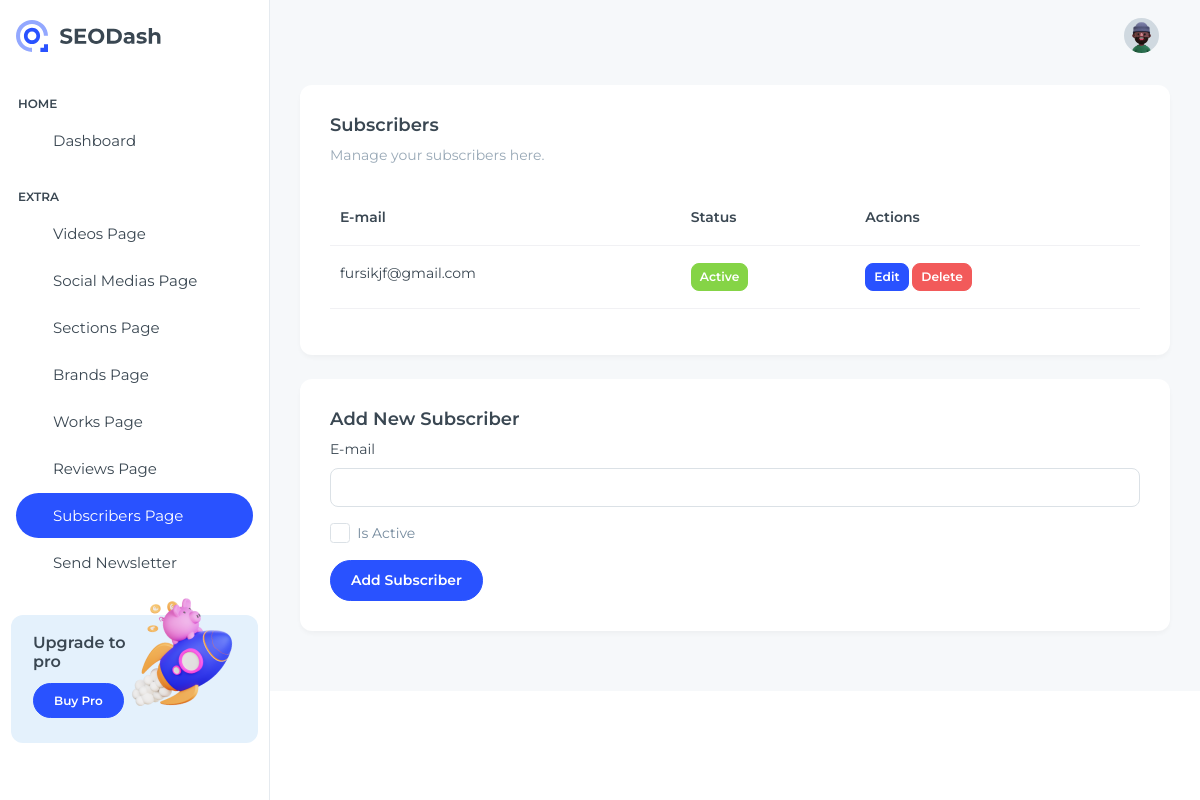
The app's page /dashboard/subscribers/ (signed in), older data.
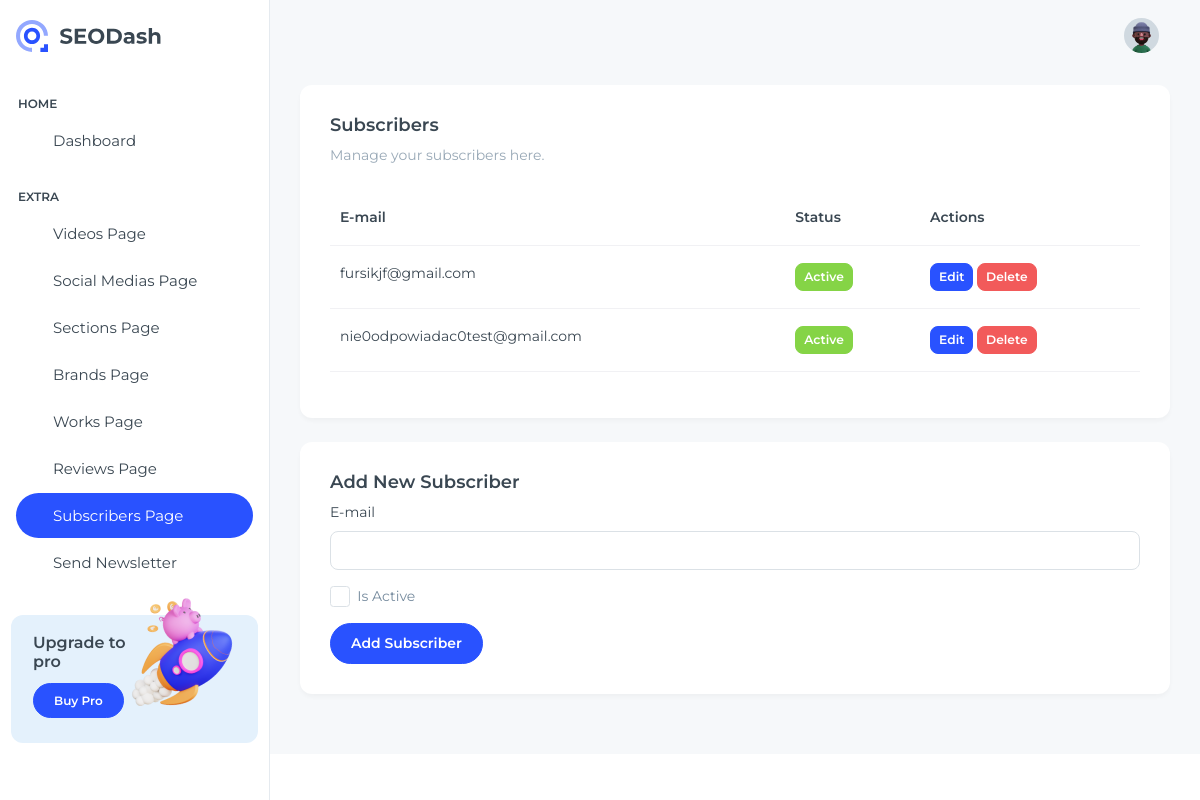
The same page, newer data.
### dashboard/models.py (models this page shows, shortened)
class Subscriber(models.Model):
    id = models.AutoField(primary_key=True)
    is_active = models.BooleanField(default=True)
    email = models.CharField(max_length=50)
    class Meta:
        db_table = "subscribers"
        constraints = [models.UniqueConstraint(fields=['email'], name="unique_subscriber_email")]

### dashboard/views.py (the view)
# urls.py: path("dashboard/subscribers/", views.subscriber_page, name="subscriber-page"),
@login_required
def subscriber_page(request):
    subscribers = Subscriber.objects.all().order_by("email")
    form = SubscriberForm()
    return render(request, "SEODash-main/src/html/subscriber-page.html", {"subscribers": subscribers, "form": form})

### dashboard/views.py (shortened to what this page needs)
class SubscriberForm(forms.ModelForm):
    class Meta:
        model = Subscriber
        fields = ["is_active", "email"]

### dashboard/templates/SEODash-main/src/html/subscriber-page.html (shortened to what this page needs)
{% load static %}
<!DOCTYPE html>
<html lang="en">
  <head>
    <link
      rel="stylesheet"
      href="{% static 'libs/simplebar/dist/simplebar.min.css' %}"
    />
    <link rel="stylesheet" href="{% static 'css/styles.min.css' %}" />
  </head>
  <body>
    <div
      class="page-wrapper"
      id="main-wrapper"
      data-layout="vertical"
      data-navbarbg="skin6"
      data-sidebartype="full"
      data-sidebar-position="fixed"
      data-header-position="fixed"
    >
      <aside class="left-sidebar">
        <div>
          <div
            class="brand-logo d-flex align-items-center justify-content-between"
          >
            <a href="{% url 'dashboard' %}" class="text-nowrap logo-img">
              <img src="{% static 'images/logos/logo-light.svg' %}" alt="" />
            </a>
          </div>
          <nav class="sidebar-nav scroll-sidebar" data-simplebar="">
            <ul id="sidebarnav">
              <li class="nav-small-cap">
                <span class="hide-menu">Home</span>
              </li>
              <li class="sidebar-item">
                <a
                  class="sidebar-link"
                  href="{% url 'dashboard' %}"
                  aria-expanded="false"
                >
                  <span>
                  </span>
                  <span class="hide-menu">Dashboard</span>
                </a>
              </li>
              <li class="nav-small-cap">
                <span class="hide-menu">EXTRA</span>
              </li>
              <li class="sidebar-item">
                <a
                  class="sidebar-link"
                  href="{% url 'videos-page' %}"
                  aria-expanded="false"
                >
                  <span>
                  </span>
                  <span class="hide-menu">Videos Page</span>
                </a>
              </li>
              <li class="sidebar-item">
                <a
                  class="sidebar-link"
                  href="{% url 'social-medias-page' %}"
                  aria-expanded="false"
                >
                  <span>
                  </span>
                  <span class="hide-menu">Social Medias Page</span>
                </a>
              </li>
              <li class="sidebar-item">
                <a
                  class="sidebar-link"
                  href="{% url 'sections-page' %}"
                  aria-expanded="false"
                >
                  <span>
                  </span>
                  <span class="hide-menu">Sections Page</span>
                </a>
              </li>
              <li class="sidebar-item">
                <a
                  class="sidebar-link"
                  href="{% url 'brand-page' %}"
                  aria-expanded="false"
                >
                  <span>
                  </span>
                  <span class="hide-menu">Brands Page</span>
                </a>
              </li>
              <li class="sidebar-item">
                <a
                  class="sidebar-link"
                  href="{% url 'work-page' %}"
                  aria-expanded="false"
                >
                  <span>
                  </span>
                  <span class="hide-menu">Works Page</span>
                </a>
              </li>
               <li class="sidebar-item">
                <a
                  class="sidebar-link"
                  href="{% url 'review-page' %}"
                  aria-expanded="false"
                >
                  <span>
                  </span>
                  <span class="hide-menu">Reviews Page</span>
                </a>
              </li>
               <li class="sidebar-item">
                <a
                  class="sidebar-link"
                  href="{% url 'subscriber-page' %}"
                  aria-expanded="false"
                >
                  <span>
                  </span>
                  <span class="hide-menu">Subscribers Page</span>
                </a>
              </li>
              <li class="sidebar-item">
                <a
                  class="sidebar-link"
                  href="{% url 'send-newsletter-page' %}"
                  aria-expanded="false"
                >
                  <span>
                  </span>
                  <span class="hide-menu">Send Newsletter</span>
                </a>
              </li>
            </ul>
            <div
              class="unlimited-access hide-menu bg-primary-subtle position-relative mb-7 mt-7 rounded-3"
            >
              <div class="d-flex">
                <div class="unlimited-access-title me-3">
                  <h6 class="fw-semibold fs-4 mb-6 text-dark w-75">
                    Upgrade to pro
                  </h6>
                  <a
                    href="#"
                    target="_blank"
                    class="btn btn-primary fs-2 fw-semibold lh-sm"
                    >Buy Pro</a
                  >
                </div>
                <div class="unlimited-access-img">
                  <img
                    src="{% static 'images/backgrounds/rocket.png' %}"
                    alt=""
                    class="img-fluid"
                  />
                </div>
              </div>
            </div>
          </nav>
        </div>
      </aside>
      <div class="body-wrapper">
        <header class="app-header">
          <nav class="navbar navbar-expand-lg navbar-light">
            <div class="navbar-collapse justify-content-end px-0" id="navbarNav">
              <ul class="navbar-nav flex-row ms-auto align-items-center justify-content-end">
                <li class="nav-item dropdown">
                  <a class="nav-link nav-icon-hover" href="javascript:void(0)" id="drop2" data-bs-toggle="dropdown" aria-expanded="false">
                    <img src="{% static 'images/profile/user-1.jpg' %}" alt="" width="35" height="35" class="rounded-circle" />
                  </a>
                </li>
              </ul>
            </div>
          </nav>
        </header>
        <div class="container-fluid">
          <div class="card mb-4">
            <div class="card-body">
              <h5 class="card-title fw-semibold">Subscribers</h5>
              <p class="text-muted mb-4">Manage your subscribers here.</p>
              {% if subscribers %}
              <div class="table-responsive">
                <table class="table">
                  <thead>
                    <tr>
                      <th>E-mail</th>
                      <th>Status</th>
                      <th>Actions</th>
                    </tr>
                  </thead>
                  <tbody>
                    {% for subscriber in subscribers %}
                    <tr>
                      <td>{{ subscriber.email }}</td>
                      <td>
                        <form method="post" action="{% url 'update_subscriber' subscriber.id %}">
                          <button type="button" class="btn btn-sm {% if subscriber.is_active %}btn-success{% else %}btn-secondary{% endif %}" onclick="this.previousElementSibling.checked = !this.previousElementSibling.checked; this.form.submit()">
                            {% if subscriber.is_active %}Active{% else %}Inactive{% endif %}
                          </button>
                        </form>
                      <td>
                        <button type="button" class="btn btn-primary btn-sm" data-bs-toggle="modal" data-bs-target="#editModal{{ review.id }}">
                          Edit
                        </button>
                        <form method="post" action="{% url 'delete_subscriber' subscriber.id %}" class="d-inline">
                          <button type="submit" class="btn btn-danger btn-sm">Delete</button>
                        </form>
                      </td>
                    </tr>
                    {% endfor %}
                  </tbody>
                </table>
              </div>
              {% else %}
              <p class="text-muted">No subscribers available.</p>
              {% endif %}
            </div>
          </div>
          <div class="card">
            <div class="card-body">
              <h5 class="card-title fw-semibold">Add New Subscriber</h5>
              <form method="post" action="{% url 'create_subscriber' %}">
                <div class="mb-3">
                  <label for="email" class="form-label">E-mail</label>
                  <input type="text" class="form-control" id="email" name="email" required />
                </div>
                <div class="mb-3 form-check">
                  <input type="checkbox" class="form-check-input" id="is_active" name="is_active" />
                  <label class="form-check-label" for="is_active">Is Active</label>
                </div>
                <button type="submit" class="btn btn-primary">Add Subscriber</button>
              </form>
            </div>
          </div>
        </div>
      </div>
  </body>
</html>

Row changes from the older to the newer data that the page shows:
added Subscriber: email "nie0odpowiadac0test@gmail.com", is_active "Active"
